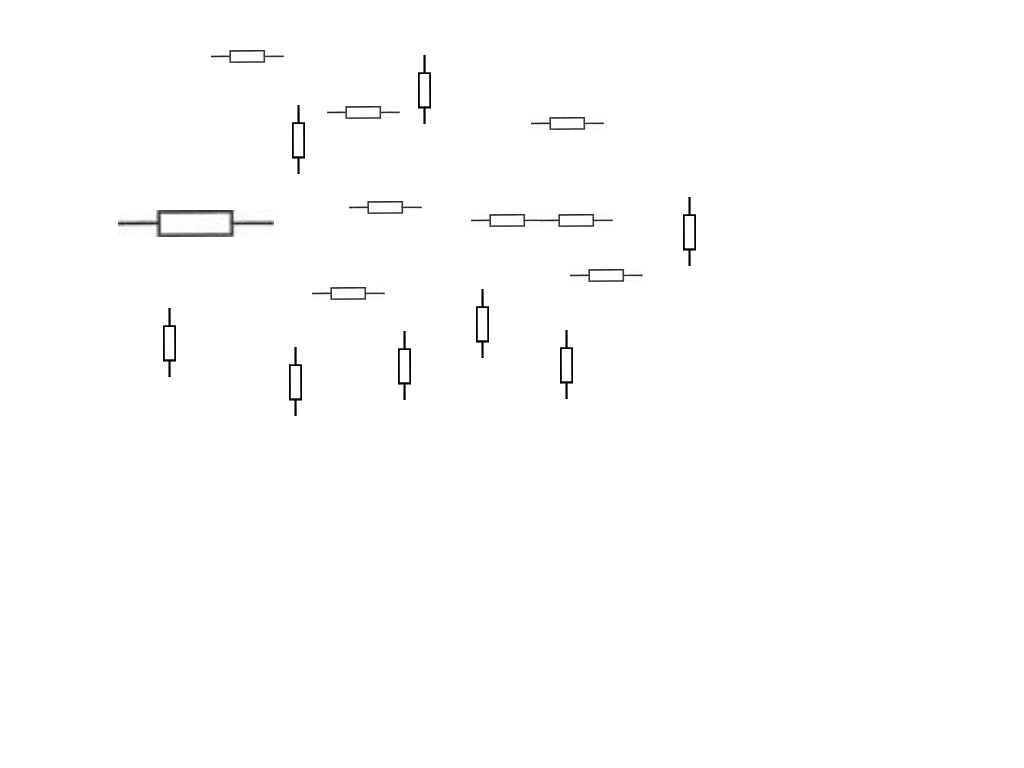
#> input picture img/test.png, 1024 x 768 px
$ python -i template_matching.py   (imports and definitions only)
#> lines starting #> are read from the running program, lines starting #| are printed output that depends on the picture; after the words box and inside, x2 and y2 are one past the last pixel; in counts of white or black regions, pixels touching at a corner belong together
#> further down, picture is the input picture: shape (768, 1024, 3); min 0, max 255, mean 253.7
import cv2 as cv
import imutils as im
import numpy as np

def rotate_image(image, angle):
    result = im.rotate_bound(image, angle)
    return result

# [85 lines left out: functions scale_image, modifiedTemplateMatch, template_match, not called in this run]

def detect_lines(image):
    gray = cv.cvtColor(image, cv.COLOR_BGR2GRAY)
    (thresh, black) = cv.threshold(gray, 127, 255, cv.THRESH_BINARY)
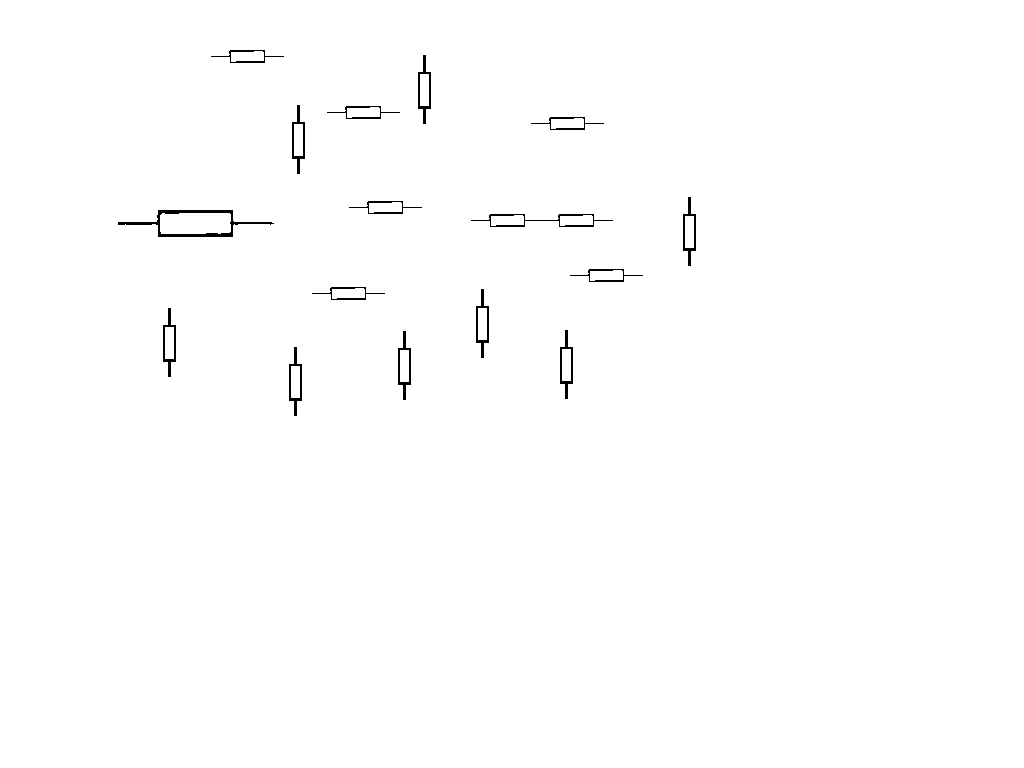
#> black: shape (768, 1024); 99.4% white; black in thin lines or dots, all inside (x1, y1, x2, y2) = (118, 50, 696, 416)
    edges = cv.Canny(black, 50, 150, apertureSize=3, L2gradient=True)
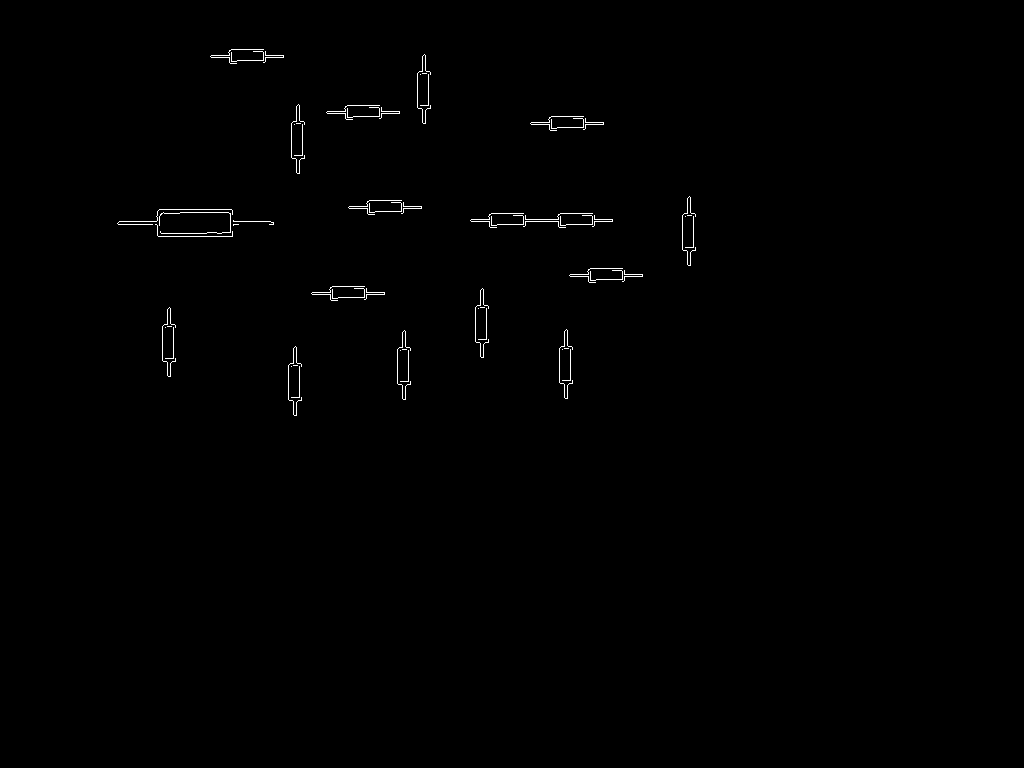
#> edges: shape (768, 1024); 0.43% white in thin lines or dots, all inside (x1, y1, x2, y2) = (117, 49, 696, 416)

    lines_list = []
    lines = cv.HoughLinesP(
        edges,  # Input edge image
        3,  # Distance resolution in pixels
        np.pi / 180,  # Angle resolution in radians
        threshold=60,  # Min number of votes for valid line
        minLineLength=10,  # Min allowed length of line
        maxLineGap=3  # Max allowed gap between line for joining them
    )
#> lines = 62 rows, first 6: [180, 212, 232, 212], [197, 209, 231, 209], [523, 221, 560, 221], [566, 224, 583, 224], [560, 213, 575, 213], [523, 219, 535, 219]

    if lines is not None:
        for points in lines:
            x1, y1, x2, y2 = points[0]
            line_i = [(x1, y1), (x2, y2)]
            keep_line = True
            for j in range(len(lines_list)):
                angle_diff = abs(angle(line_i) - angle(lines_list[j]))
                if angle_diff < np.pi/10:
                    dist_diff = abs(distance(line_i) - distance(lines_list[j]))
                    if dist_diff < 10:
                        keep_line = False
                        break
            if keep_line:
                cv.line(image, (x1, y1), (x2, y2), (0, 255, 0), 2)
                lines_list.append(line_i)
#> this loop made 62 passes
#> points on passes 18 to 29: [[604, 279, 624, 278]], [[569, 275, 581, 274]], [[302, 158, 302, 134]], [[326, 112, 347, 114]], [[186, 233, 198, 233]], [[353, 116, 381, 116]], [[330, 298, 344, 297]], [[592, 219, 612, 219]], [[210, 232, 221, 233]], [[424, 123, 426, 105]], [[569, 116, 579, 116]], [[389, 200, 403, 204]]
#> line_i on passes 2 to 7: [(197, 209), (231, 209)], [(523, 221), (560, 221)], [(566, 224), (583, 224)], [(560, 213), (575, 213)], [(523, 219), (535, 219)], [(230, 221), (258, 221)]
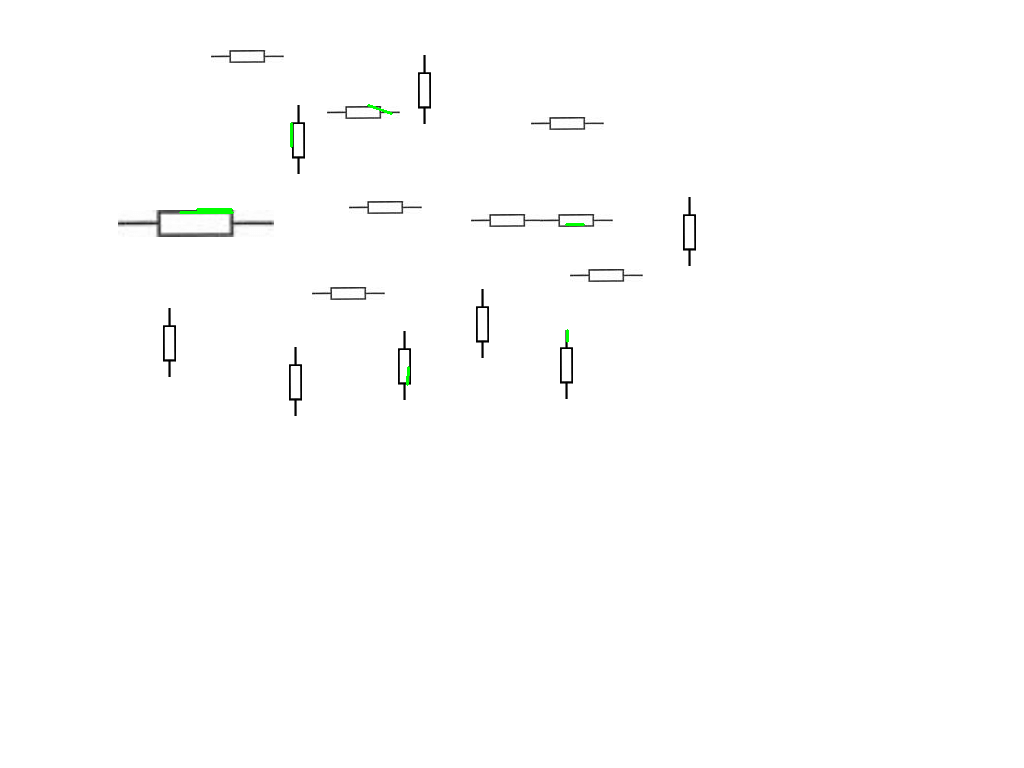
#> image: shape (768, 1024, 3); 0.07% of pixels changed, all inside (x1, y1, x2, y2) = (179, 104, 585, 386)

        cv.imwrite('./results/detectedLines.png', image)
    else:
        print("No lines detected")

    return lines_list

def angle(line):
    x1, y1 = line[0]
    x2, y2 = line[1]
    return np.arctan2(y2-y1, x2-x1)

def distance(line):
    x1, y1 = line[0]
    x2, y2 = line[1]
    return np.sqrt((x2-x1)**2 + (y2-y1)**2)

# [69 lines left out: functions check_connection, is_near_rect, element_to_JSON, connection_to_JSON, main, not called in this run]

>>> import cv2
>>> picture = cv2.imread('img/test.png')
>>> result = detect_lines(picture)
